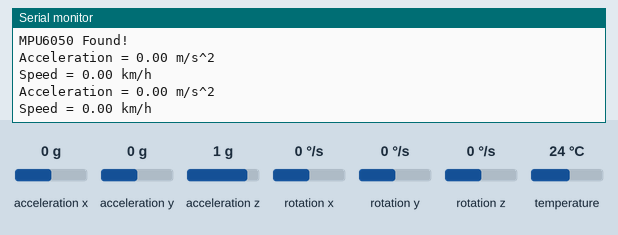
Simulated run of this sketch. Board: Arduino Uno, built with avr-gcc and run on an emulated ATmega328P. Shown: the last lines printed to the serial monitor. The test bench sets the inputs (shaded band); at power-on: rotation x 0 °/s, acceleration x 0 g, acceleration y 0 g, acceleration z 1 g, rotation y 0 °/s, rotation z 0 °/s, temperature 24 °C.

Above: at 1.3 s.
1.4 s: rotation x set to -192 °/s
At 2.7 s:
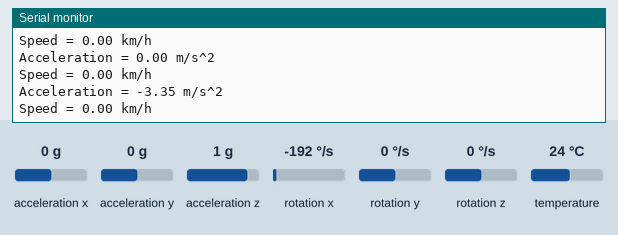
2.9 s: rotation x set to -100 °/s
At 3.6 s:
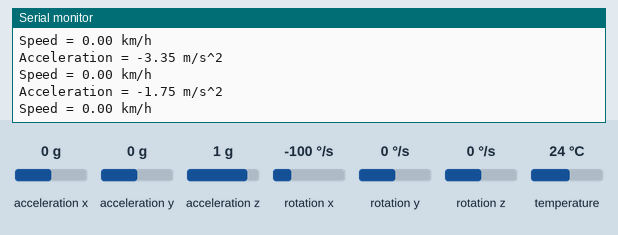
Timing chart, 0 to 5.9 s (numbered marks = the images above; inputs shaded):
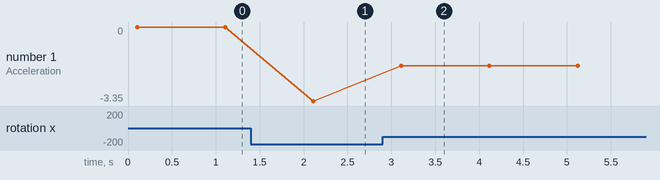

The sketch:

Speed.ino
```cpp
#include <Adafruit_MPU6050.h>
#include <Adafruit_Sensor.h>
#include <Wire.h>
//scl to 22
//sdl to 21

float t = 0, t2 = 0, interval = 0, v = 0;

Adafruit_MPU6050 mpu;

void setup() {
  Serial.begin(115200);
  while (!Serial)
    delay(10);
  Serial.println("Adafruit MPU6050 test!");
  if (!mpu.begin()) {
    Serial.println("Failed to find MPU6050 chip");
    while (1) {
      delay(10);
    }
  }
  Serial.println("MPU6050 Found!");
  Serial.println("");
  delay(100);
}

void loop() {
  sensors_event_t a, g, temp;
  mpu.getEvent(&a, &g, &temp);
  t = millis();
  interval = (t - t2)/1000.0;
  float x = g.gyro.x;
  v += (x * interval * 3.6);
  if(v<0) v = 0;
  Serial.print("Acceleration = ");
  Serial.print(x);
  Serial.println(" m/s^2");
  Serial.print("Speed = ");
  Serial.print(v);
  Serial.println(" km/h");
  t2 = t;
  delay(1000);
}
```

Measured:
- after the input at 1.4 s, the serial monitor: prints a new line after 0.71 s (image 1)
- after the input at 2.9 s, the serial monitor: prints a new line after 0.21 s (image 2)
- plotted number 1: 0 → -3.35 after the input at 1.4 s, -3.35 → -1.75 after the input at 2.9 s
